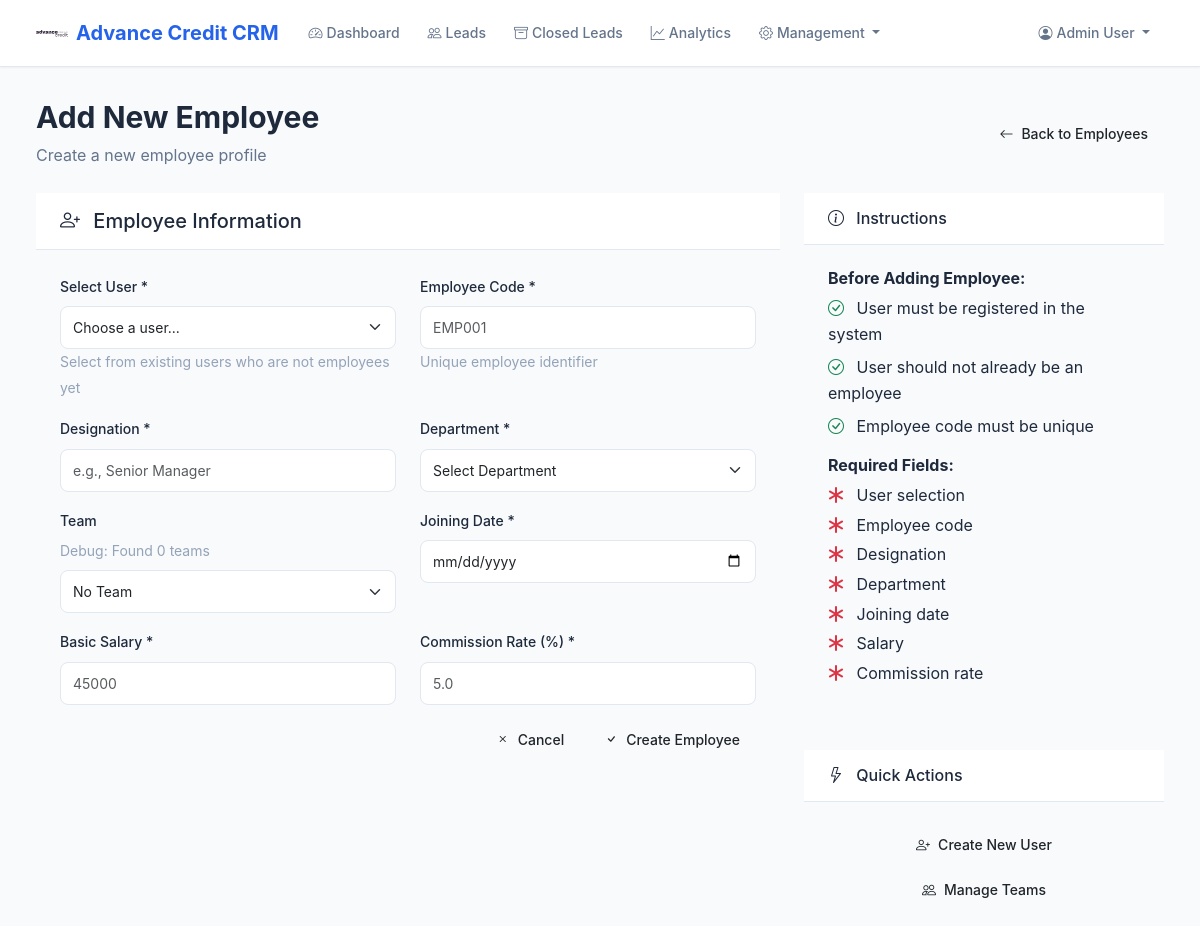
Page /crm/employees/new (signed in) on the earlier database version.
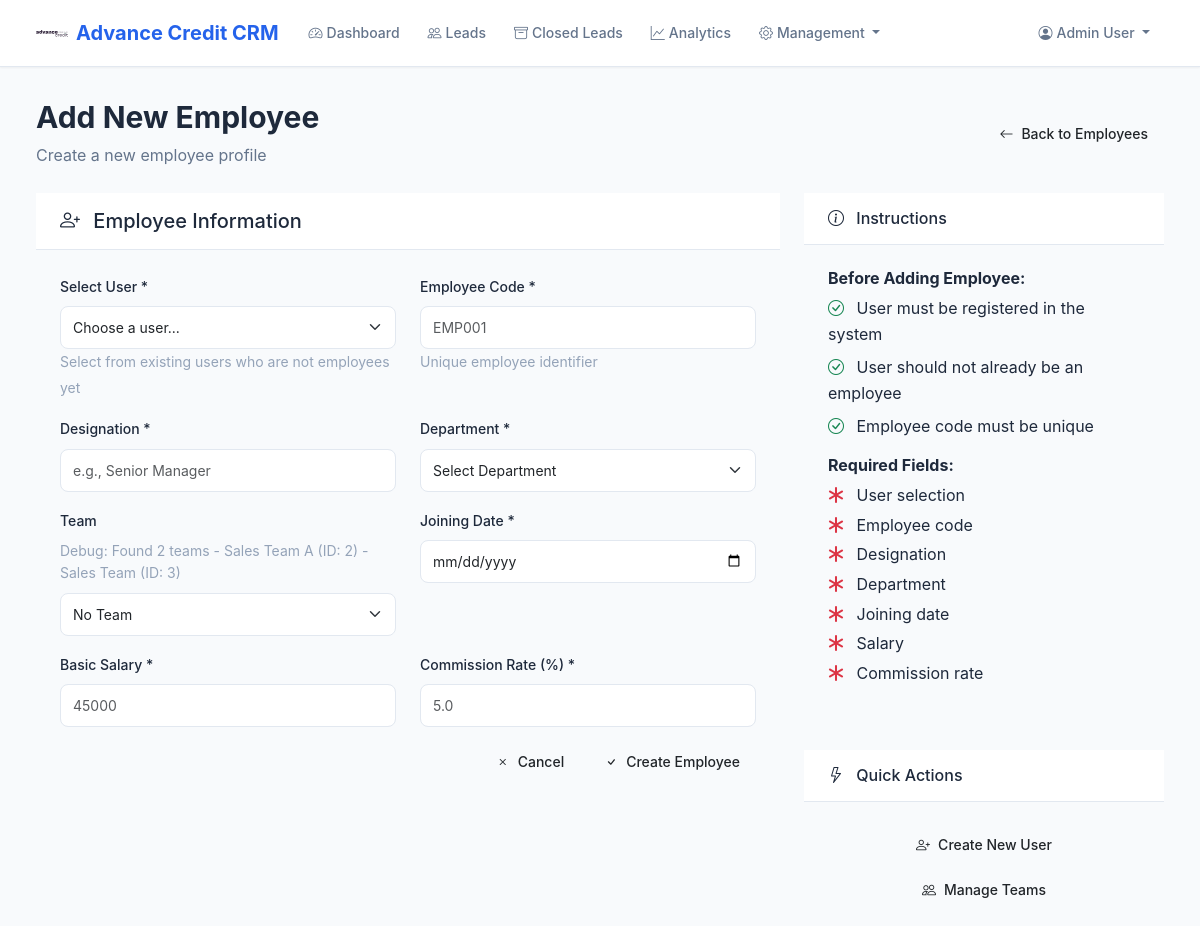
Same page on the later database version.
### src/shared/crm_models.py (models this page shows)
class Team(CRMBase):
    __tablename__ = "teams"
    team_id = Column(Integer, primary_key=True, index=True)
    name = Column(String(128), unique=True, nullable=False)
    manager_id = Column(Integer, ForeignKey("employees.employee_id"), nullable=True)
    created_at = Column(DateTime, server_default=func.now())
    manager = relationship("Employee", foreign_keys=[manager_id], back_populates="managed_teams")
    members = relationship("Employee", foreign_keys="Employee.team_id", back_populates="team")

### src/crm/routes.py (the view)
@router.get("/employees/new", response_class=HTMLResponse)
def employee_new_get(request: Request, db: Session = Depends(get_db)):
    user_id = request.session.get("user_id")
    if not user_id:
        return RedirectResponse("/crm/unauthorized", status_code=status.HTTP_302_FOUND)
    user = db.query(User).filter(User.user_id == user_id).first()
    if not user or user.role != "admin":
        return RedirectResponse("/crm/unauthorized", status_code=status.HTTP_302_FOUND)
    teams = db.query(Team).all()
    print(f"DEBUG: Found {len(teams)} teams in employee_new_get route")
    for team in teams:
        print(f"DEBUG: Team - ID: {team.team_id}, Name: {team.name}")
    existing_employee_user_ids = db.query(Employee.user_id).all()
    existing_employee_user_ids = [user_id[0] for user_id in existing_employee_user_ids]
    users = db.query(User).filter(
        User.user_id.notin_(existing_employee_user_ids)
    ).all()
    return templates.TemplateResponse("employee_new.html", {
        "request": request,
        "teams": teams,
        "users": users
    })

### src/crm/templates/employee_new.html (shortened to what the changed rows need)
{% extends 'base.html' %}
{% block content %}
<div class="container-fluid">
    <div class="d-flex justify-content-between align-items-center mb-4">
        <div>
            <h1 class="page-title">Add New Employee</h1>
        </div>
    </div>
    <div class="row">
        <div class="col-lg-8">
            <div class="glass-card">
                <div class="card-body">
                    <form method="POST">
                        <div class="row">
                            <div class="col-md-6 mb-3">
                                <label class="form-label">Team</label>
                                <div class="text-muted small mb-2">
                                    Debug: Found {{ teams|length }} teams
                                    {% if teams %}
                                        {% for team in teams %}
                                            - {{ team.name }} (ID: {{ team.team_id }})
                                        {% endfor %}
                                    {% endif %}
                                </div>
                                <select class="form-select form-control-modern" name="team_id">
                                    <option value="">No Team</option>
                                </select>
                            </div>
                        </div>
                    </form>
                </div>
            </div>
        </div>
    </div>
</div>
{% endblock %}

Differences in the rows shown:
added Team: name "Sales Team A", team_id "2"
added Team: name "Sales Team", team_id "3"
Other differences:
{{ teams|length }}: "0" → "2"
